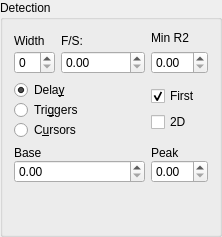
           <widget class="QGroupBox" name="epscatDetectionGroupBox">
            <property name="maximumSize">
             <size>
              <width>16777215</width>
              <height>16777215</height>
             </size>
            </property>
            <property name="title">
             <string>Detection</string>
            </property>
            <layout class="QGridLayout" name="gridLayout_25">
             <item row="0" column="0">
              <layout class="QVBoxLayout" name="verticalLayout_4">
               <property name="spacing">
                <number>0</number>
               </property>
               <item>
                <widget class="QLabel" name="label_48">
                 <property name="text">
                  <string>Width</string>
                 </property>
                 <property name="buddy">
                  <cstring>epscatCursorWindowSpinBox</cstring>
                 </property>
                </widget>
               </item>
               <item>
                <widget class="QSpinBox" name="epscatCursorWindowSpinBox">
                 <property name="toolTip">
                  <string>Cursor window for EPSCaT calculation (pixels)</string>
                 </property>
                 <property name="statusTip">
                  <string>Cursor window for EPSCaT calculation (pixels)</string>
                 </property>
                 <property name="whatsThis">
                  <string extracomment="Cursor window for EPSCaT calculation (pixels)">&lt;html&gt;&lt;head/&gt;&lt;body&gt;&lt;p&gt;Cursor window for EPSCaT calculation (pixels).&lt;/p&gt;&lt;p&gt;EPSCaT is calculated on a region of the line scan image centered around a vertical cursor and bounded by a defined horizontal window. This field sets the default window size for new cursors added automatically.&lt;/p&gt;&lt;/body&gt;&lt;/html&gt;</string>
                 </property>
                </widget>
               </item>
              </layout>
             </item>
             <item row="0" column="1">
              <layout class="QVBoxLayout" name="verticalLayout_6">
               <property name="spacing">
                <number>0</number>
               </property>
               <item>
                <widget class="QLabel" name="label_39">
                 <property name="text">
                  <string>F/S:</string>
                 </property>
                 <property name="buddy">
                  <cstring>fs_DiscriminantDoubleSpinBox</cstring>
                 </property>
                </widget>
               </item>
               <item>
                <widget class="QDoubleSpinBox" name="fs_DiscriminantDoubleSpinBox">
                 <property name="maximumSize">
                  <size>
                   <width>100</width>
                   <height>16777215</height>
                  </size>
                 </property>
                 <property name="toolTip">
                  <string>Failure/Success (F/S) discriminator</string>
                 </property>
                 <property name="statusTip">
                  <string>Failure/Success (F/S) discriminator</string>
                 </property>
                 <property name="whatsThis">
                  <string extracomment="Failure/Success (F/S) discriminator">Failure/Success (F/S) discriminator</string>
                 </property>
                 <property name="correctionMode">
                  <enum>QAbstractSpinBox::CorrectToNearestValue</enum>
                 </property>
                 <property name="maximum">
                  <double>10000000.000000000000000</double>
                 </property>
                 <property name="singleStep">
                  <double>0.010000000000000</double>
                 </property>
                </widget>
               </item>
              </layout>
             </item>
             <item row="0" column="2">
              <layout class="QVBoxLayout" name="verticalLayout">
               <item>
                <widget class="QLabel" name="label_55">
                 <property name="text">
                  <string>Min R2</string>
                 </property>
                </widget>
               </item>
               <item>
                <widget class="QDoubleSpinBox" name="minR2SpinBox">
                 <property name="accelerated">
                  <bool>true</bool>
                 </property>
                 <property name="correctionMode">
                  <enum>QAbstractSpinBox::CorrectToNearestValue</enum>
                 </property>
                 <property name="showGroupSeparator" stdset="0">
                  <bool>false</bool>
                 </property>
                 <property name="singleStep">
                  <double>0.010000000000000</double>
                 </property>
                </widget>
               </item>
              </layout>
             </item>
             <item row="1" column="0" colspan="2">
              <layout class="QVBoxLayout" name="verticalLayout_7">
               <property name="spacing">
                <number>0</number>
               </property>
               <item>
                <widget class="QRadioButton" name="useIntervalsRadioButton">
                 <property name="toolTip">
                  <string>Use EPSCaT delay values for F/S discrimination</string>
                 </property>
                 <property name="statusTip">
                  <string>Use EPSCaT delay values for F/S discrimination</string>
                 </property>
                 <property name="whatsThis">
                  <string>&lt;html&gt;&lt;head/&gt;&lt;body&gt;&lt;p&gt;Use EPSCaT delay values as boundaries between Ca&lt;span style=&quot; vertical-align:super;&quot;&gt;2+&lt;/span&gt; transient base and peak epochs in F/S discrimination.&lt;/p&gt;&lt;p&gt;&lt;br/&gt;&lt;/p&gt;&lt;p align=&quot;center&quot;&gt;&lt;img src=&quot;:/images/F_S_Discrimination.png&quot;/&gt;&lt;/p&gt;&lt;p&gt;&lt;br/&gt;&lt;/p&gt;&lt;p&gt;&lt;br/&gt;&lt;/p&gt;&lt;/body&gt;&lt;/html&gt;</string>
                 </property>
                 <property name="text">
                  <string>Dela&amp;y</string>
                 </property>
                 <property name="checked">
                  <bool>true</bool>
                 </property>
                </widget>
               </item>
               <item>
                <widget class="QRadioButton" name="useTriggersRadioButton">
                 <property name="toolTip">
                  <string>Use event triggers for F/S discrimination</string>
                 </property>
                 <property name="statusTip">
                  <string>Use event triggers for F/S discrimination</string>
                 </property>
                 <property name="whatsThis">
                  <string>&lt;html&gt;&lt;head/&gt;&lt;body&gt;&lt;p&gt;Use event triggers for time boundary between Ca&lt;span style=&quot; vertical-align:super;&quot;&gt;2+&lt;/span&gt; transient base and peak epochs in F/S discrimination.&lt;/p&gt;&lt;p align=&quot;center&quot;&gt;&lt;img src=&quot;:/images/F_S_Discrimination.png&quot;/&gt;&lt;/p&gt;&lt;/body&gt;&lt;/html&gt;</string>
                 </property>
                 <property name="text">
                  <string>Tri&amp;ggers</string>
                 </property>
                </widget>
               </item>
               <item>
                <widget class="QRadioButton" name="useCursorsForDiscriminationRadioButton">
                 <property name="toolTip">
                  <string>Use horizontal cursors for F/S discrimination</string>
                 </property>
                 <property name="statusTip">
                  <string>Use horizontal cursors for F/S discrimination</string>
                 </property>
                 <property name="whatsThis">
                  <string>&lt;html&gt;&lt;head/&gt;&lt;body&gt;&lt;p&gt;Use a separate horizontal cursor each for Ca&lt;span style=&quot; vertical-align:super;&quot;&gt;2+&lt;/span&gt; transient base and peak epochs in F/S discrimination.&lt;/p&gt;&lt;p align=&quot;center&quot;&gt;&lt;img src=&quot;:/images/F_S_Discrimination.png&quot;/&gt;&lt;/p&gt;&lt;p&gt;&lt;br/&gt;&lt;/p&gt;&lt;p&gt;&lt;br/&gt;&lt;/p&gt;&lt;/body&gt;&lt;/html&gt;</string>
                 </property>
                 <property name="text">
                  <string>C&amp;ursors</string>
                 </property>
                </widget>
               </item>
              </layout>
             </item>
             <item row="1" column="2">
              <layout class="QVBoxLayout" name="verticalLayout_8">
               <property name="spacing">
                <number>0</number>
               </property>
               <item>
                <widget class="QCheckBox" name="firstTriggerOnlyCheckBox">
                 <property name="toolTip">
                  <string>Use only the earliest trigger or EPSCaT delay for F/S discrimination</string>
                 </property>
                 <property name="statusTip">
                  <string>Use only the earliest trigger or EPSCaT delay for F/S discrimination</string>
                 </property>
                 <property name="whatsThis">
                  <string>&lt;html&gt;&lt;head/&gt;&lt;body&gt;&lt;p&gt;For compound EPSCaTs, use only the earliest trigger or delay for F/S discrimination.&lt;/p&gt;&lt;/body&gt;&lt;/html&gt;</string>
                 </property>
                 <property name="text">
                  <string>First</string>
                 </property>
                 <property name="checked">
                  <bool>true</bool>
                 </property>
                </widget>
               </item>
               <item>
                <widget class="QCheckBox" name="discriminate2DCheckBox">
                 <property name="toolTip">
                  <string>Apply F/S discrimination on 2D data</string>
                 </property>
                 <property name="statusTip">
                  <string>Apply F/S discrimination on 2D data</string>
                 </property>
                 <property name="whatsThis">
                  <string>&lt;html&gt;&lt;head/&gt;&lt;body&gt;&lt;p&gt;Calculate F/S discrimination on 2D data&lt;/p&gt;&lt;/body&gt;&lt;/html&gt;</string>
                 </property>
                 <property name="text">
                  <string>2D</string>
                 </property>
                </widget>
               </item>
              </layout>
             </item>
             <item row="2" column="0" colspan="2">
              <layout class="QVBoxLayout" name="verticalLayout_2">
               <property name="spacing">
                <number>0</number>
               </property>
               <item>
                <widget class="QLabel" name="label_45">
                 <property name="text">
                  <string>Base</string>
                 </property>
                 <property name="buddy">
                  <cstring>baseDiscriminationWindowDoubleSpinBox</cstring>
                 </property>
                </widget>
               </item>
               <item>
                <widget class="QDoubleSpinBox" name="baseDiscriminationWindowDoubleSpinBox">
                 <property name="toolTip">
                  <string>Discrimination window (s) for base epoch</string>
                 </property>
                 <property name="statusTip">
                  <string>Discrimination window (s) for base epoch</string>
                 </property>
                 <property name="whatsThis">
                  <string>&lt;html&gt;&lt;head/&gt;&lt;body&gt;&lt;p&gt;Discrimination window (in &amp;quot;s&amp;quot;) when Delay or Triggers are used as boundary between base and peak epochs of the Ca&lt;span style=&quot; vertical-align:super;&quot;&gt;2+&lt;/span&gt; transient in F/S discrimination.&lt;/p&gt;&lt;p align=&quot;center&quot;&gt;&lt;img src=&quot;:/images/F_S_Discrimination.png&quot;/&gt;&lt;/p&gt;&lt;/body&gt;&lt;/html&gt;</string>
                 </property>
                </widget>
               </item>
              </layout>
             </item>
             <item row="2" column="2">
              <layout class="QVBoxLayout" name="verticalLayout_3">
               <property name="spacing">
                <number>0</number>
               </property>
               <item>
                <widget class="QLabel" name="label_50">
                 <property name="text">
                  <string>Peak</string>
                 </property>
                 <property name="buddy">
                  <cstring>peakDiscriminationWindowDoubleSpinBox</cstring>
                 </property>
                </widget>
               </item>
               <item>
                <widget class="QDoubleSpinBox" name="peakDiscriminationWindowDoubleSpinBox">
                 <property name="toolTip">
                  <string>Discrimination window (s) for peak epoch</string>
                 </property>
                 <property name="statusTip">
                  <string>Discrimination window (s) for peak epoch</string>
                 </property>
                 <property name="whatsThis">
                  <string>&lt;html&gt;&lt;head/&gt;&lt;body&gt;&lt;p&gt;Discrimination window (in &amp;quot;s&amp;quot;) when Delay or Triggers are used as boundary between base and peak epochs of the Ca&lt;span style=&quot; vertical-align:super;&quot;&gt;2+&lt;/span&gt; transient in F/S discrimination.&lt;/p&gt;&lt;p align=&quot;center&quot;&gt;&lt;img src=&quot;:/images/F_S_Discrimination.png&quot;/&gt;&lt;/p&gt;&lt;/body&gt;&lt;/html&gt;</string>
                 </property>
                </widget>
               </item>
              </layout>
             </item>
             <item row="3" column="0">
              <spacer name="verticalSpacer_8">
               <property name="orientation">
                <enum>Qt::Vertical</enum>
               </property>
               <property name="sizeHint" stdset="0">
                <size>
                 <width>20</width>
                 <height>40</height>
                </size>
               </property>
              </spacer>
             </item>
            </layout>
           </widget>
